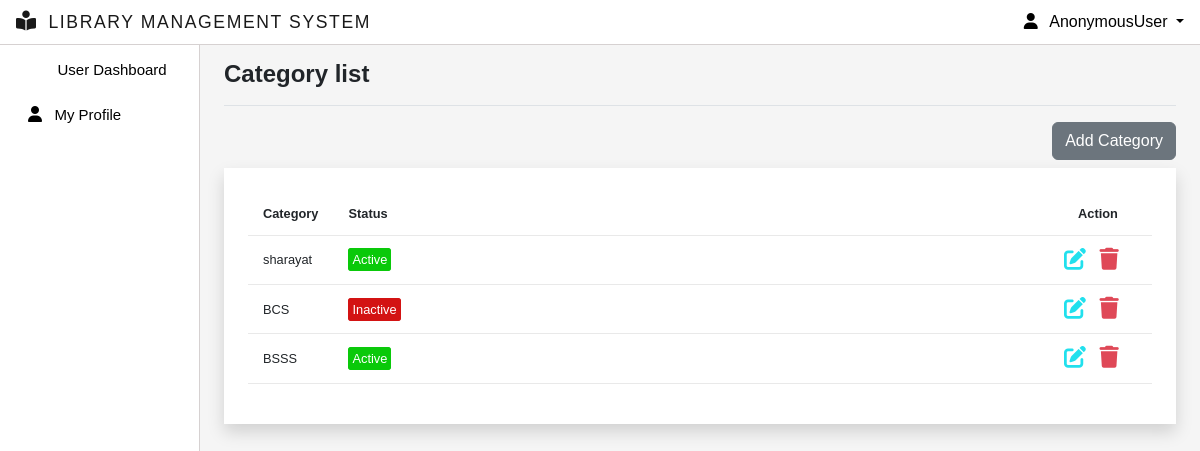
The app's page /category/, older data.
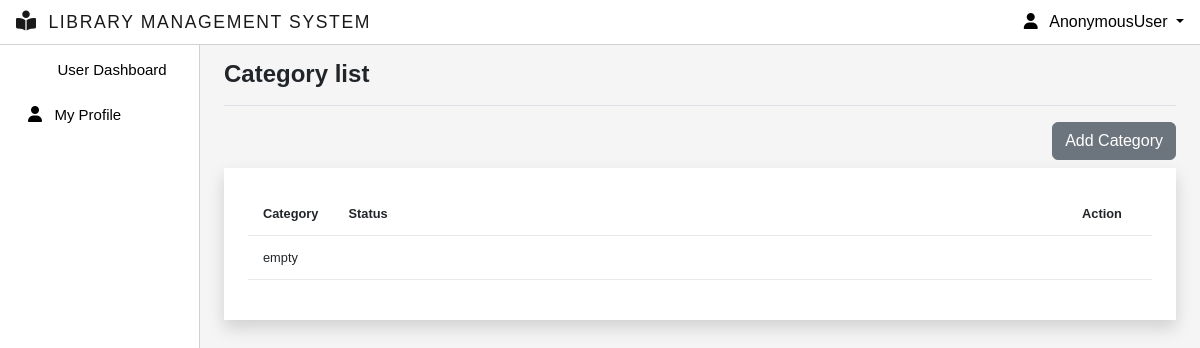
The same page, newer data.
### myapp/models.py (models this page shows, shortened)
class Category(models.Model):
    name = models.CharField(max_length=200)
    status = models.BooleanField(default=True)
    @property
    def status_name(self):
        return "Active" if self.status else "Inactive"

### myapp/views.py (the view)
# urls.py: path('category/',views.categorylist, name="category-list"),
def categorylist(request):
    category = Category.objects.all()
    context={'category':category}
    return render(request,'category_list.html',context)

### myapp/templates/category_list.html (shortened to what this page needs)
{% extends 'main.html' %}
{% block title %}Category list{% endblock title %}
{% block content %}
    <div class="text-end mb-2 ">
        <a href="{% url 'add_category' %}" class="add-category btn btn-secondary">Add Category</a>
    </div>
  <div class="p-4 shadow bg-white ">
	<table class="table table-font-size table-hover " >
	    <thead>
            <tr>
              <th>Category</th>
              <th>Status</th>
              <th class="text-center">Action</th>
            </tr>
          </thead>
		<tbody>
            {% if category %}
                {% for i in category %}
                    <tr>
                        <td>{{i.name}}</td>
                        {% if i.status %}
                        <td><span class="green">{{i.status_name}}</span></td>
                        {% else %}
                        <td><span class="red">{{i.status_name}}</span></td>
                        {% endif %}
                        <td style="width: 108px;">
                            <a href="{% url 'update-category' i.id %}" class="edit" data-toggle="modal"><i class="fa-solid fa-pen-to-square "></i></a>
                            <a href="{% url 'delete-category' i.id %}" onclick="return confirm('Do you really want to delete this Category?');"><i class="fa-solid fa-trash text-danger" data-toggle="tooltip" title="delete"></i></a>
                        </td>
                    </tr>
                {% endfor %}
            {% else %}
                <tr>
                    <td colspan="3">empty</td>
                </tr>
            {% endif %}
		</tbody>
	</table>
</div>
{% endblock content %}

Row changes from the older to the newer data that the page shows:
removed Category: name "sharayat", status_name "Active"
removed Category: name "BCS", status_name "Inactive"
removed Category: name "BSSS", status_name "Active"
Text that changed along with them:
text now shown: "empty"
